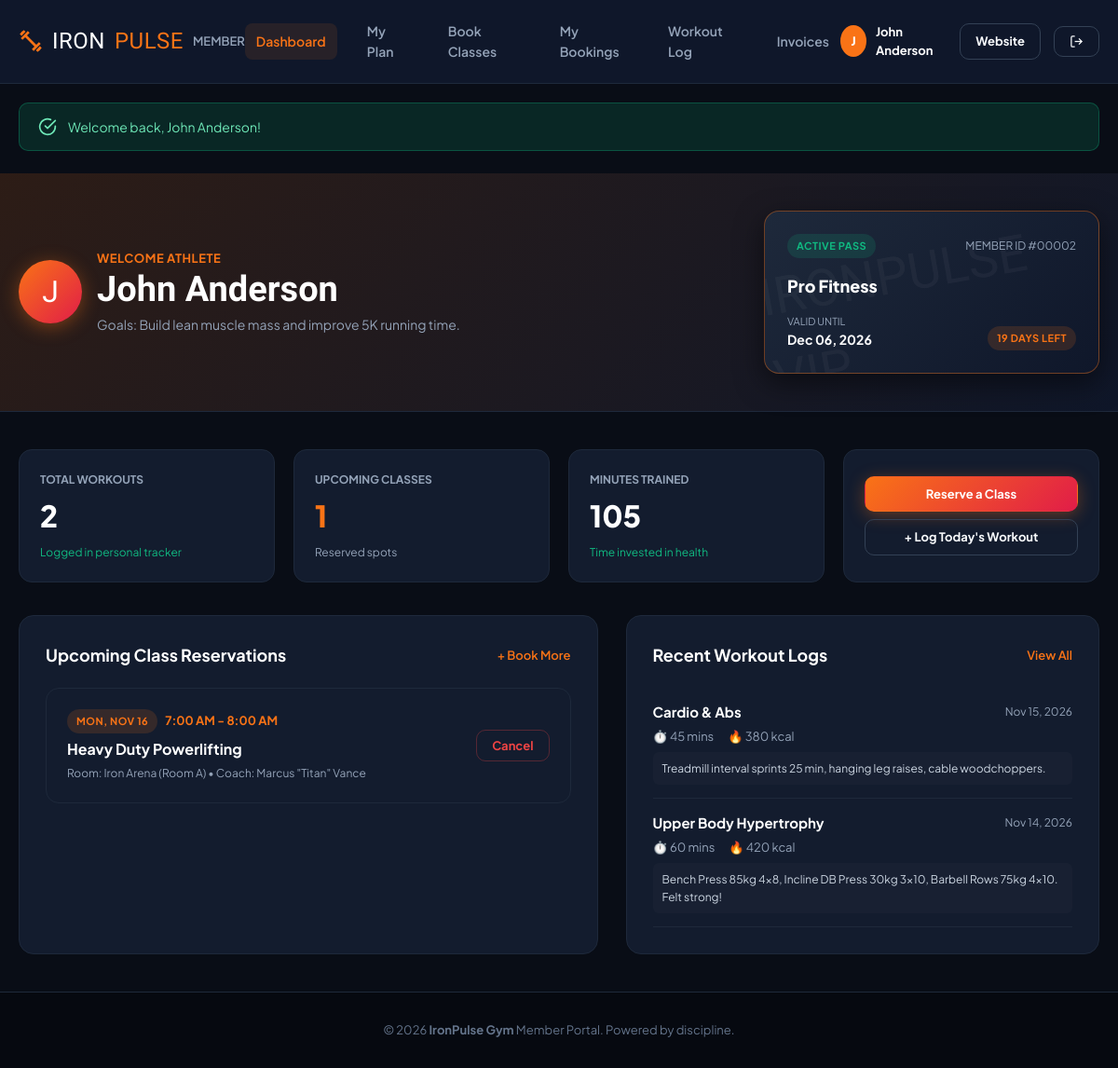
The app's page /member/index.php (signed in) with its own data.
### tables this page shows
CREATE TABLE `users` (
  `id` INT AUTO_INCREMENT PRIMARY KEY,
  `full_name` VARCHAR(100) NOT NULL,
  `email` VARCHAR(120) NOT NULL UNIQUE,
  `password` VARCHAR(255) NOT NULL,
  `phone` VARCHAR(30) DEFAULT NULL,
  `role` ENUM('admin', 'member') NOT NULL DEFAULT 'member',
  `gender` ENUM('male', 'female', 'other') DEFAULT 'other',
  `dob` DATE DEFAULT NULL,
  `avatar` VARCHAR(255) DEFAULT 'default-avatar.png',
  `address` TEXT DEFAULT NULL,
  `emergency_contact` VARCHAR(150) DEFAULT NULL,
  `fitness_goals` TEXT DEFAULT NULL,
  `status` ENUM('active', 'inactive', 'suspended') NOT NULL DEFAULT 'active',
  `created_at` TIMESTAMP DEFAULT CURRENT_TIMESTAMP,
  `updated_at` TIMESTAMP DEFAULT CURRENT_TIMESTAMP ON UPDATE CURRENT_TIMESTAMP
);

CREATE TABLE `memberships` (
  `id` INT AUTO_INCREMENT PRIMARY KEY,
  `user_id` INT NOT NULL,
  `plan_id` INT NOT NULL,
  `start_date` DATE NOT NULL,
  `end_date` DATE NOT NULL,
  `amount_paid` DECIMAL(10, 2) NOT NULL,
  `payment_status` ENUM('paid', 'pending', 'cancelled') NOT NULL DEFAULT 'paid',
  `status` ENUM('active', 'expired', 'cancelled') NOT NULL DEFAULT 'active',
  `created_at` TIMESTAMP DEFAULT CURRENT_TIMESTAMP,
  FOREIGN KEY (`user_id`) REFERENCES `users` (`id`) ON DELETE CASCADE,
  FOREIGN KEY (`plan_id`) REFERENCES `membership_plans` (`id`) ON DELETE RESTRICT
);

CREATE TABLE `membership_plans` (
  `id` INT AUTO_INCREMENT PRIMARY KEY,
  `name` VARCHAR(100) NOT NULL,
  `description` TEXT DEFAULT NULL,
  `duration_days` INT NOT NULL DEFAULT 30,
  `price` DECIMAL(10, 2) NOT NULL,
  `badge` VARCHAR(50) DEFAULT NULL,
  `features_json` TEXT NOT NULL,
  `is_popular` TINYINT(1) DEFAULT 0,
  `status` ENUM('active', 'inactive') NOT NULL DEFAULT 'active',
  `created_at` TIMESTAMP DEFAULT CURRENT_TIMESTAMP
);

CREATE TABLE `class_bookings` (
  `id` INT AUTO_INCREMENT PRIMARY KEY,
  `schedule_id` INT NOT NULL,
  `user_id` INT NOT NULL,
  `booking_date` DATE NOT NULL,
  `status` ENUM('confirmed', 'attended', 'cancelled') NOT NULL DEFAULT 'confirmed',
  `booked_at` TIMESTAMP DEFAULT CURRENT_TIMESTAMP,
  FOREIGN KEY (`schedule_id`) REFERENCES `class_schedules` (`id`) ON DELETE CASCADE,
  FOREIGN KEY (`user_id`) REFERENCES `users` (`id`) ON DELETE CASCADE
);

CREATE TABLE `class_schedules` (
  `id` INT AUTO_INCREMENT PRIMARY KEY,
  `class_id` INT NOT NULL,
  `day_of_week` ENUM('Monday', 'Tuesday', 'Wednesday', 'Thursday', 'Friday', 'Saturday', 'Sunday') NOT NULL,
  `start_time` TIME NOT NULL,
  `end_time` TIME NOT NULL,
  `room` VARCHAR(80) DEFAULT 'Main Studio A',
  `created_at` TIMESTAMP DEFAULT CURRENT_TIMESTAMP,
  FOREIGN KEY (`class_id`) REFERENCES `classes` (`id`) ON DELETE CASCADE
);

CREATE TABLE `classes` (
  `id` INT AUTO_INCREMENT PRIMARY KEY,
  `name` VARCHAR(120) NOT NULL,
  `category` ENUM('Strength', 'Cardio', 'HIIT', 'Yoga & Flexibility', 'Combat / Boxing', 'Crossfit') NOT NULL DEFAULT 'Strength',
  `trainer_id` INT DEFAULT NULL,
  `description` TEXT DEFAULT NULL,
  `duration_minutes` INT NOT NULL DEFAULT 60,
  `capacity` INT NOT NULL DEFAULT 20,
  `intensity` ENUM('Beginner', 'Intermediate', 'Advanced', 'All Levels') NOT NULL DEFAULT 'All Levels',
  `image` VARCHAR(255) DEFAULT 'class-default.jpg',
  `status` ENUM('active', 'inactive') NOT NULL DEFAULT 'active',
  `created_at` TIMESTAMP DEFAULT CURRENT_TIMESTAMP,
  FOREIGN KEY (`trainer_id`) REFERENCES `trainers` (`id`) ON DELETE SET NULL
);

CREATE TABLE `trainers` (
  `id` INT AUTO_INCREMENT PRIMARY KEY,
  `name` VARCHAR(100) NOT NULL,
  `specialty` VARCHAR(150) NOT NULL,
  `bio` TEXT DEFAULT NULL,
  `experience_years` INT DEFAULT 3,
  `email` VARCHAR(120) DEFAULT NULL,
  `phone` VARCHAR(30) DEFAULT NULL,
  `photo` VARCHAR(255) DEFAULT 'default-trainer.png',
  `social_instagram` VARCHAR(100) DEFAULT NULL,
  `social_linkedin` VARCHAR(100) DEFAULT NULL,
  `status` ENUM('active', 'inactive') NOT NULL DEFAULT 'active',
  `created_at` TIMESTAMP DEFAULT CURRENT_TIMESTAMP
);

CREATE TABLE `workout_logs` (
  `id` INT AUTO_INCREMENT PRIMARY KEY,
  `user_id` INT NOT NULL,
  `workout_date` DATE NOT NULL,
  `workout_type` VARCHAR(100) NOT NULL,
  `duration_minutes` INT NOT NULL DEFAULT 45,
  `calories_burned` INT DEFAULT 0,
  `notes` TEXT DEFAULT NULL,
  `created_at` TIMESTAMP DEFAULT CURRENT_TIMESTAMP,
  FOREIGN KEY (`user_id`) REFERENCES `users` (`id`) ON DELETE CASCADE
);

### member/index.php (the view, shortened to what the rows shown need)
<?php
require_once __DIR__ . '/../config/config.php';
require_once __DIR__ . '/../config/auth.php';
$user = current_user();
$db = getDB();
$activeMembership = get_active_membership($user['id']);
$upcomingBookings = [];
$pastWorkouts = [];
try {
    if ($db) {
        $bStmt = $db->prepare("
            SELECT b.*, s.day_of_week, s.start_time, s.end_time, s.room, c.name AS class_name, c.intensity, t.name AS trainer_name
            FROM class_bookings b
            JOIN class_schedules s ON b.schedule_id = s.id
            JOIN classes c ON s.class_id = c.id
            LEFT JOIN trainers t ON c.trainer_id = t.id
            WHERE b.user_id = ? AND b.status = 'confirmed' AND b.booking_date >= CURDATE()
            ORDER BY b.booking_date ASC, s.start_time ASC
            LIMIT 5
        ");
        $bStmt->execute([$user['id']]);
        $upcomingBookings = $bStmt->fetchAll();
        $wStmt = $db->prepare("
            SELECT * FROM workout_logs
            WHERE user_id = ?
            ORDER BY workout_date DESC, id DESC
            LIMIT 5
        ");
        $wStmt->execute([$user['id']]);
        $pastWorkouts = $wStmt->fetchAll();
    }
} catch (Exception $e) {
}
$daysRemaining = 0;
if ($activeMembership && !empty($activeMembership['end_date'])) {
    $now = new DateTime();
    $end = new DateTime($activeMembership['end_date']);
    $diff = $now->diff($end);
    $daysRemaining = $end >= $now ? $diff->days : 0;
}
require_once __DIR__ . '/includes/member_header.php';
?>
<div class="member-hero-banner">
    <div class="container member-welcome-row">
        <div class="member-avatar-box">
            <div class="member-avatar-circle">
                <?= strtoupper(substr($user['full_name'], 0, 1)) ?>
            </div>
            <div>
                <div style="font-size: 13px; color: var(--mem-primary); font-weight: 700; text-transform: uppercase; letter-spacing: 0.5px;">Welcome Athlete</div>
                <h1 style="font-family: var(--font-heading); font-size: 38px; color: #fff; line-height: 1.1; margin: 2px 0 6px;">
                    <?= htmlspecialchars($user['full_name']) ?>
                </h1>
                <p style="color: var(--mem-muted); font-size: 14px; margin: 0;">
                    Goals: <?= htmlspecialchars($user['fitness_goals'] ?: 'Consistency and Progressive Overload') ?>
                </p>
            </div>
        </div>
        <div class="member-pass-card">
            <div class="member-pass-header">
                <span class="badge <?= $activeMembership ? 'badge-success' : 'badge-danger' ?>">
                    <?= $activeMembership ? 'ACTIVE PASS' : 'NO ACTIVE PLAN' ?>
                </span>
                <span style="font-size: 12px; color: var(--mem-muted);">MEMBER ID #<?= str_pad($user['id'], 5, '0', STR_PAD_LEFT) ?></span>
            </div>
            <div class="member-pass-name"><?= htmlspecialchars($activeMembership['plan_name'] ?? 'Visitor / Expired') ?></div>
            <?php if ($activeMembership): ?>
                <div style="display: flex; justify-content: space-between; align-items: flex-end; margin-top: 14px;">
                    <div>
                        <div style="font-size: 11px; color: var(--mem-muted); text-transform: uppercase;">Valid Until</div>
                        <div style="font-size: 14px; font-weight: 700; color: #fff;"><?= format_date($activeMembership['end_date']) ?></div>
                    </div>
                    <div style="text-align: right;">
                        <span class="badge badge-primary"><?= $daysRemaining ?> Days Left</span>
                    </div>
                </div>
            <?php else: ?>
                <p style="font-size: 13px; color: var(--mem-muted); margin: 10px 0 14px;">You currently have no active gym plan.</p>
                <a href="<?= url('member/membership.php') ?>" class="btn btn-primary btn-sm btn-block">Choose a Plan Now</a>
            <?php endif; ?>
        </div>
    </div>
</div>
<div class="container" style="padding: 40px 20px;">
    <div style="display: grid; grid-template-columns: 1.1fr 0.9fr; gap: 30px;">
        <div style="background: var(--mem-card); border: 1px solid var(--mem-border); border-radius: 16px; padding: 28px;">
            <?php if (!empty($upcomingBookings)): ?>
                <?php foreach ($upcomingBookings as $b): ?>
                    <div class="booking-ticket">
                        <div>
                            <div style="display: flex; gap: 8px; align-items: center; margin-bottom: 4px;">
                                <span class="badge badge-primary"><?= format_date($b['booking_date'], 'D, M d') ?></span>
                                <span style="font-size: 13px; font-weight: 700; color: var(--mem-primary);">
                                    <?= format_time($b['start_time']) ?> - <?= format_time($b['end_time']) ?>
                                </span>
                            </div>
                            <h4 style="font-size: 16px; font-weight: 700; color: #fff; margin-bottom: 4px;"><?= htmlspecialchars($b['class_name']) ?></h4>
                            <div style="font-size: 12px; color: var(--mem-muted);">
                                Room: <?= htmlspecialchars($b['room']) ?> &bull; Coach: <?= htmlspecialchars($b['trainer_name'] ?? 'Staff') ?>
                            </div>
                        </div>
                        <div>
                            <form method="POST" action="<?= url('member/my-bookings.php') ?>" onsubmit="return confirm('Cancel this reservation?');">
                                <button type="submit" class="btn btn-outline btn-sm" style="color: #ef4444; border-color: rgba(239,68,68,0.3);">
                                    Cancel
                                </button>
                            </form>
                        </div>
                    </div>
                <?php endforeach; ?>
            <?php endif; ?>
        </div>
        <div style="background: var(--mem-card); border: 1px solid var(--mem-border); border-radius: 16px; padding: 28px;">
            <?php if (!empty($pastWorkouts)): ?>
                <?php foreach ($pastWorkouts as $w): ?>
                    <div style="border-bottom: 1px solid var(--mem-border); padding: 14px 0;">
                        <div style="display: flex; justify-content: space-between; align-items: center; margin-bottom: 4px;">
                            <strong style="color: #fff; font-size: 15px;"><?= htmlspecialchars($w['workout_type']) ?></strong>
                            <span style="font-size: 12px; color: var(--mem-muted);"><?= format_date($w['workout_date']) ?></span>
                        </div>
                        <div style="display: flex; gap: 15px; font-size: 13px; color: var(--mem-muted); margin-bottom: 6px;">
                            <span>⏱️ <?= (int)$w['duration_minutes'] ?> mins</span>
                            <span>🔥 <?= (int)$w['calories_burned'] ?> kcal</span>
                        </div>
                        <?php if (!empty($w['notes'])): ?>
                            <div style="font-size: 12px; color: var(--text-secondary); background: rgba(255,255,255,0.02); padding: 8px 10px; border-radius: 6px;">
                                <?= htmlspecialchars($w['notes']) ?>
                            </div>
                        <?php endif; ?>
                    </div>
                <?php endforeach; ?>
            <?php endif; ?>
        </div>
    </div>
</div>
<?php require_once __DIR__ . '/includes/member_footer.php'; ?>

### member/includes/member_header.php (shortened to what the rows shown need)
<?php
require_once __DIR__ . '/../../config/config.php';
require_once __DIR__ . '/../../config/auth.php';
$user = current_user();
$activeMembership = get_active_membership($user['id']);
?>
<!DOCTYPE html>
<html lang="en">
<head>
    <link rel="stylesheet" href="<?= asset('css/style.css') ?>">
    <link rel="stylesheet" href="<?= asset('css/member.css') ?>">
</head>
<body class="member-body">
<header class="member-navbar">
    <div class="container member-nav-inner">
        <div style="display: flex; align-items: center; gap: 14px;">
            <a href="<?= url('member/profile.php') ?>" style="display: flex; align-items: center; gap: 10px; color: #fff; font-size: 13px; font-weight: 700; text-decoration: none;">
                <div style="width: 34px; height: 34px; border-radius: 50%; background: var(--mem-primary); display: flex; align-items: center; justify-content: center; font-weight: 800; color: #fff;">
                    <?= strtoupper(substr($user['full_name'], 0, 1)) ?>
                </div>
                <span><?= htmlspecialchars($user['full_name']) ?></span>
            </a>
        </div>
    </div>
</header>

### records on screen
users: full_name "J", full_name "John Anderson", fitness_goals "Build lean muscle mass and improve 5K running time.", id "00002"
memberships: plan.name "Pro Fitness", end_date "Dec 06, 2026", end_date "19"
class_bookings: booking_date "MON, NOV 16", schedule.start_time "7:00 AM", schedule.end_time "8:00 AM", classes.name "Heavy Duty Powerlifting", schedule.room "Iron Arena (Room A)", trainers.name "Marcus \"Titan\" Vance"
workout_logs: workout_type "Cardio & Abs", workout_date "Nov 15, 2026", duration_minutes "45", calories_burned "380", notes "Treadmill interval sprints 25 min, hanging leg raises, cable woodchoppers."
workout_logs: workout_type "Upper Body Hypertrophy", workout_date "Nov 14, 2026", duration_minutes "60", calories_burned "420", notes "Bench Press 85kg 4x8, Incline DB Press 30kg 3x10, Barbell Rows 75kg 4x10. Felt strong!"

### other values on screen
$flash['message'] "Welcome back, John Anderson!"
$totalWorkouts "2"
count($upcomingBookings) "1"
$totalMinutes "105"
APP_NAME "IronPulse Gym"
